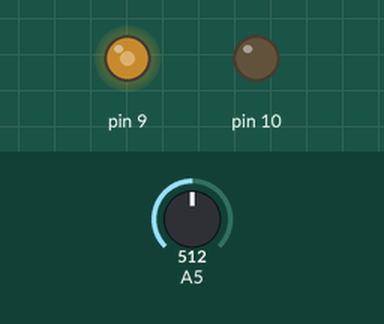
This sketch was run on a simulated Arduino Uno, built with avr-gcc and run on an emulated ATmega328P. On the bench: output pins drawn as LEDs (lit = HIGH). The test bench sets the inputs (shaded band); at power-on: A5 = 512.

Above: at 1.2 s.
1.3 s: A5 set to 306
At 1.6 s:
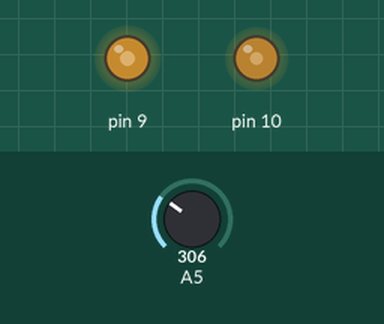
2.8 s: A5 set to 122
At 4.0 s:
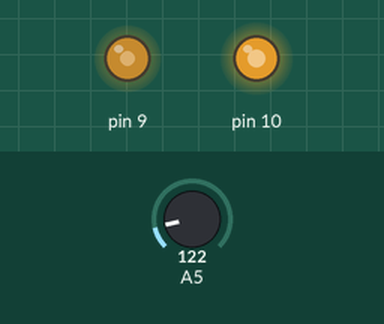
Timing chart, 0 to 5.8 s (numbered marks = the images above; inputs shaded):
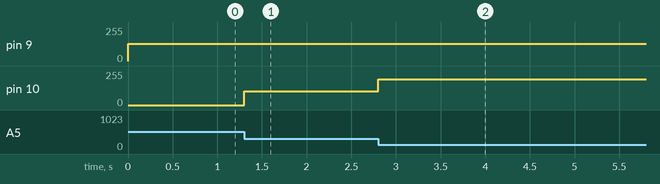

Measured:
- after the input at 1.3 s, pin 10: 0/255 → 102/255 at once
- after the input at 2.8 s, pin 10: 102/255 → 194/255 at once

The sketch:

PWM_without_analogWrite.ino
```cpp
// Declarations
// Can just delare a variable, or declare and assign an initial value e.g. int outputValue =0;
int outputValue;
int pot;

void setup() {
  // put your setup code here, to run once:
  TCCR1A = 0xB2;
  TCCR1B = 0x11;  // 11 for Phase Correct, 19 for fast
  ICR1 = 0x01FF;
  DDRB = 0x06;
}

void loop() {
  // put your main code here, to run repeatedly:
  //int pot = analogRead (A5) /2; //Pin 28 on 328P 28-pin PDIP
  pot = analogRead (A5); //Pin 28 on 328P 28-pin PDIP
  outputValue = map(pot, 5, 1000, 0, 511);
  //OCR1A = outputValue;  //Pin15 on 328P 28-pin PDIP
  OCR1A = 256;  //Pin15 on 328P 28-pin PDIP
  OCR1B = pot;  //Pin16 on 328P 28-pin PDIP
}
```
